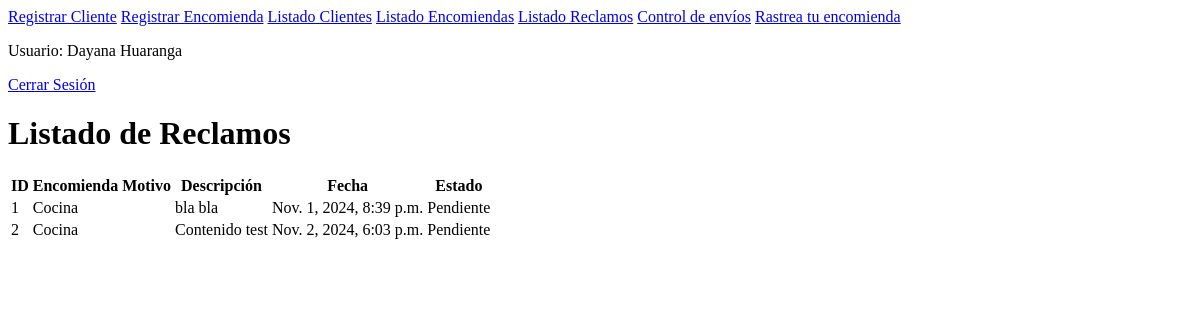
The page /listado_reclamos/ (signed in) on the database as committed earlier.
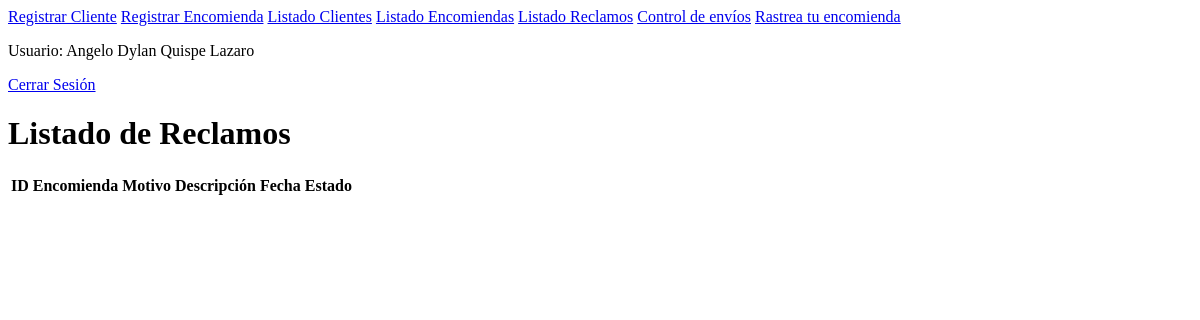
The same page on the database as committed later.
### sistema/models.py (models this page shows, shortened)
class Empleado(models.Model):
    nombres = models.CharField(max_length=100)
    apellidos = models.CharField(max_length=100)
    correo = models.EmailField(unique=True)  # El correo debe ser único para cada empleado
    password = models.CharField(max_length=128)  # Contraseña encriptada

class Reclamo(models.Model):
    encomienda = models.ForeignKey('Encomienda', on_delete=models.CASCADE)
    motivo = models.CharField(max_length=100)  # Cambiado a CharField
    descripcion = models.TextField()
    fecha = models.DateTimeField(auto_now_add=True)
    estado = models.CharField(max_length=50)

class Encomienda(models.Model):
    descripcion = models.TextField()
    remitente = models.ForeignKey(Cliente, on_delete=models.CASCADE, related_name="encomiendas_remitente")
    destinatario = models.ForeignKey(Cliente, on_delete=models.CASCADE, related_name="encomiendas_destinatario")
    vehiculo = models.ForeignKey(Vehiculo, on_delete=models.CASCADE)  # Nuevo campo de relación
    terminal_partida = models.ForeignKey(Terminal, on_delete=models.CASCADE, related_name="terminal_partida")
    terminal_destino = models.ForeignKey(Terminal, on_delete=models.CASCADE, related_name="terminal_destino")
    volumen = models.DecimalField(max_digits=10, decimal_places=2)
    fecha_salida = models.DateTimeField(null=True, blank=True)
    fecha_llegada = models.DateTimeField(null=True, blank=True)
    estado = models.CharField(max_length=50)
    condicion_envio = models.CharField(max_length=50)
    cantidad_paquetes = models.IntegerField()
    fecha_registro = models.DateTimeField(auto_now_add=True)
    fecha_entrega = models.DateTimeField(null=True, blank=True)
    empleado_registro = models.ForeignKey(Empleado, on_delete=models.CASCADE, related_name="empleado_registro")
    empleado_entrega = models.ForeignKey(Empleado, on_delete=models.CASCADE, related_name="empleado_entrega", null=True, blank=True)

### sistema/views.py (the view)
    def wrapper(request, *args, **kwargs):
        if 'empleado_id' not in request.session:
            return redirect('login_empleado')
        return view_func(request, *args, **kwargs)

### sistema/views.py (called while the page is built)
def empleado_requerido(view_func):
    def wrapper(request, *args, **kwargs):
        if 'empleado_id' not in request.session:
            return redirect('login_empleado')
        return view_func(request, *args, **kwargs)
    return wrapper

@empleado_requerido
def listado_reclamos(request):
    empleado_id = request.session.get('empleado_id')
    empleado = Empleado.objects.get(id=empleado_id)
    reclamos = Reclamo.objects.all()
    return render(request, 'listado_reclamos.html', {'reclamos': reclamos, 'empleado': empleado})

### sistema/templates/listado_reclamos.html (shortened to what this page needs)
{% extends 'layout/base_empleado.html' %}
{% block content %}
<div class="container mt-5">
    <h1>Listado de Reclamos</h1>
    <table class="table table-bordered table-striped">
        <thead>
            <tr>
                <th>ID</th>
                <th>Encomienda</th>
                <th>Motivo</th>
                <th>Descripción</th>
                <th>Fecha</th>
                <th>Estado</th>
            </tr>
        </thead>
        <tbody>
            {% for reclamo in reclamos %}
            <tr>
                <td>{{ reclamo.id }}</td>
                <td>{{ reclamo.encomienda.descripcion }}</td>
                <td>{{ reclamo.motivo.descripcion }}</td>
                <td>{{ reclamo.descripcion }}</td>
                <td>{{ reclamo.fecha }}</td>
                <td>{{ reclamo.estado }}</td>
            </tr>
            {% endfor %}
        </tbody>
    </table>
</div>
{% endblock %}

### sistema/templates/layout/base_empleado.html (shortened to what this page needs)
<!DOCTYPE html>
<html lang="es">
<head>
</head>
<body>
    <div class="navbar">
        <a href="{% url 'registro_cliente' %}">Registrar Cliente</a>
        <a href="{% url 'registro_encomienda' %}">Registrar Encomienda</a>
        <a href="{% url 'listado_clientes' %}">Listado Clientes</a>
        <a href="{% url 'listado_encomiendas' %}">Listado Encomiendas</a>
        <a href="{% url 'listado_reclamos' %}">Listado Reclamos</a>
        <a href="{% url 'control_envios' %}">Control de envíos</a>
        <a href="{% url 'index_cliente' %}">Rastrea tu encomienda</a>
        <div class="navbar-right">
            {% if empleado %}
                <p>Usuario: {{ empleado.nombres }} {{ empleado.apellidos }}</p>
            {% else %}
                <p>Usuario: Anónimo</p>
            {% endif %}
            <a href="{% url 'logout' %}">Cerrar Sesión</a>
        </div>
    </div>
    <div class="content">
        {% block content %}
        {% endblock %}
    </div>
</body>
</html>

Rows that differ between the two databases and show on the page:
removed Reclamo: id "1", encomienda.descripcion "Cocina", descripcion "bla bla", fecha "Nov. 1, 2024, 8:39 p.m.", estado "Pendiente"
removed Reclamo: id "2", encomienda.descripcion "Cocina", descripcion "Contenido test", fecha "Nov. 2, 2024, 6:03 p.m.", estado "Pendiente"
changed Empleado: nombres "Dayana" → "Angelo Dylan"; apellidos "Huaranga" → "Quispe Lazaro"
